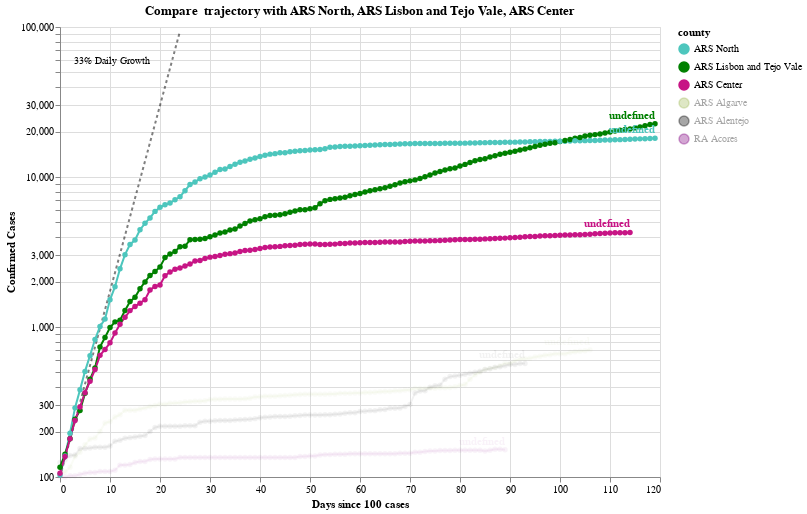

Write notebook code for a chart like this one.
### Code cell
#hide_input
chart = make_since_chart()
chart

### Figure 1 — Vega-Lite specification as saved in the notebook (floating-point values rounded to 4 significant figures; data arrays with more than 128 entries replaced by an {"elided": "..."} marker saying what was removed)
{"config": {"view": {"continuousWidth": 400, "continuousHeight": 300}}, "layer": [{"mark": {"type": "line", "color": "black", "opacity": 0.5, "strokeDash": [3, 3]}, "encoding": {"x": {"type": "quantitative", "field": "Days since 100 cases"}, "y": {"type": "quantitative", "field": "Confirmed Cases"}}}, {"mark": {"type": "text", "align": "right", "dx": -30, "dy": 30, "fontSize": 10, "text": "33% Daily Growth"}, "encoding": {"x": {"type": "quantitative", "field": "Days since 100 cases"}, "y": {"type": "quantitative", "field": "Confirmed Cases"}}, "transform": [{"filter": "(datum['Days since 100 cases'] >= 24)"}]}, {"data": {"name": "data-3a2552d2ccbbe2cde7c15d90a5935281"}, "mark": {"type": "line", "point": true}, "encoding": {"color": {"type": "nominal", "field": "county", "legend": {"columns": 1, "symbolLimit": 6}, "scale": {"domain": ["ARS North", "ARS Lisbon and Tejo Vale", "ARS Center", "ARS Algarve", "ARS Alentejo", "RA Acores"], "range": ["#4DC6BD", "green", "#C71585", "#A1BA59", "black", "purple"]}}, "opacity": {"condition": {"value": 1, "selection": "selector006"}, "value": 0.05}, "tooltip": [{"type": "temporal", "field": "Date"}, {"type": "nominal", "field": "county"}, {"type": "quantitative", "field": "Confirmed Cases"}, {"type": "quantitative", "field": "Days since 100 cases"}], "x": {"type": "quantitative", "field": "Days since 100 cases"}, "y": {"type": "quantitative", "field": "Confirmed Cases", "scale": {"type": "log"}}}, "height": 450, "selection": {"selector006": {"type": "multi", "fields": ["county"], "bind": "legend", "init": [{"county": "ARS North"}, {"county": "ARS Lisbon and Tejo Vale"}, {"county": "ARS Center"}]}}, "width": 600}, {"data": {"name": "data-3a2552d2ccbbe2cde7c15d90a5935281"}, "mark": {"type": "text", "align": "right", "dy": -8, "fontWeight": "bold"}, "encoding": {"color": {"type": "nominal", "field": "county", "legend": {"columns": 1, "symbolLimit": 6}, "scale": {"domain": ["ARS North", "ARS Lisbon and Tejo Vale", "ARS Center", "ARS Algarve", "ARS Alentejo", "RA Acores"], "range": ["#4DC6BD", "green", "#C71585", "#A1BA59", "black", "purple"]}}, "opacity": {"condition": {"value": 1, "selection": "selector006"}, "value": 0.05}, "text": {"type": "nominal", "field": "Country"}, "tooltip": [{"type": "temporal", "field": "Date"}, {"type": "nominal", "field": "county"}, {"type": "quantitative", "field": "Confirmed Cases"}, {"type": "quantitative", "field": "Days since 100 cases"}], "x": {"type": "quantitative", "field": "Days since 100 cases"}, "y": {"type": "quantitative", "field": "Confirmed Cases", "scale": {"type": "log"}}}, "height": 450, "transform": [{"filter": "(datum['Date'] >= 1594512000000)"}], "width": 600}], "data": {"name": "data-6be29367a64a6e042bf9ba74341e1e40"}, "title": "Compare  trajectory with ARS North, ARS Lisbon and Tejo Vale, ARS Center", "$schema": "https://vega.github.io/schema/vega-lite/v4.8.1.json", "datasets": {"data-6be29367a64a6e042bf9ba74341e1e40": [{"Days since 100 cases": 0, "Confirmed Cases": 100.0}, {"Days since 100 cases": 1, "Confirmed Cases": 133.0}, {"Days since 100 cases": 2, "Confirmed Cases": 176.9}, {"Days since 100 cases": 3, "Confirmed Cases": 235.3}, {"Days since 100 cases": 4, "Confirmed Cases": 312.9}, {"Days since 100 cases": 5, "Confirmed Cases": 416.2}, {"Days since 100 cases": 6, "Confirmed Cases": 553.5}, {"Days since 100 cases": 7, "Confirmed Cases": 736.1}, {"Days since 100 cases": 8, "Confirmed Cases": 979.1}, {"Days since 100 cases": 9, "Confirmed Cases": 1302.0}, {"Days since 100 cases": 10, "Confirmed Cases": 1732.0}, {"Days since 100 cases": 11, "Confirmed Cases": 2303.0}, {"Days since 100 cases": 12, "Confirmed Cases": 3064.0}, {"Days since 100 cases": 13, "Confirmed Cases": 4074.0}, {"Days since 100 cases": 14, "Confirmed Cases": 5419.0}, {"Days since 100 cases": 15, "Confirmed Cases": 7207.0}, {"Days since 100 cases": 16, "Confirmed Cases": 9586.0}, {"Days since 100 cases": 17, "Confirmed Cases": 12750.0}, {"Days since 100 cases": 18, "Confirmed Cases": 16960.0}, {"Days since 100 cases": 19, "Confirmed Cases": 22550.0}, {"Days since 100 cases": 20, "Confirmed Cases": 29990.0}, {"Days since 100 cases": 21, "Confirmed Cases": 39890.0}, {"Days since 100 cases": 22, "Confirmed Cases": 53060.0}, {"Days since 100 cases": 23, "Confirmed Cases": 70560.0}, {"Days since 100 cases": 24, "Confirmed Cases": 93850.0}], "data-3a2552d2ccbbe2cde7c15d90a5935281": {"elided": "646 records"}}}
